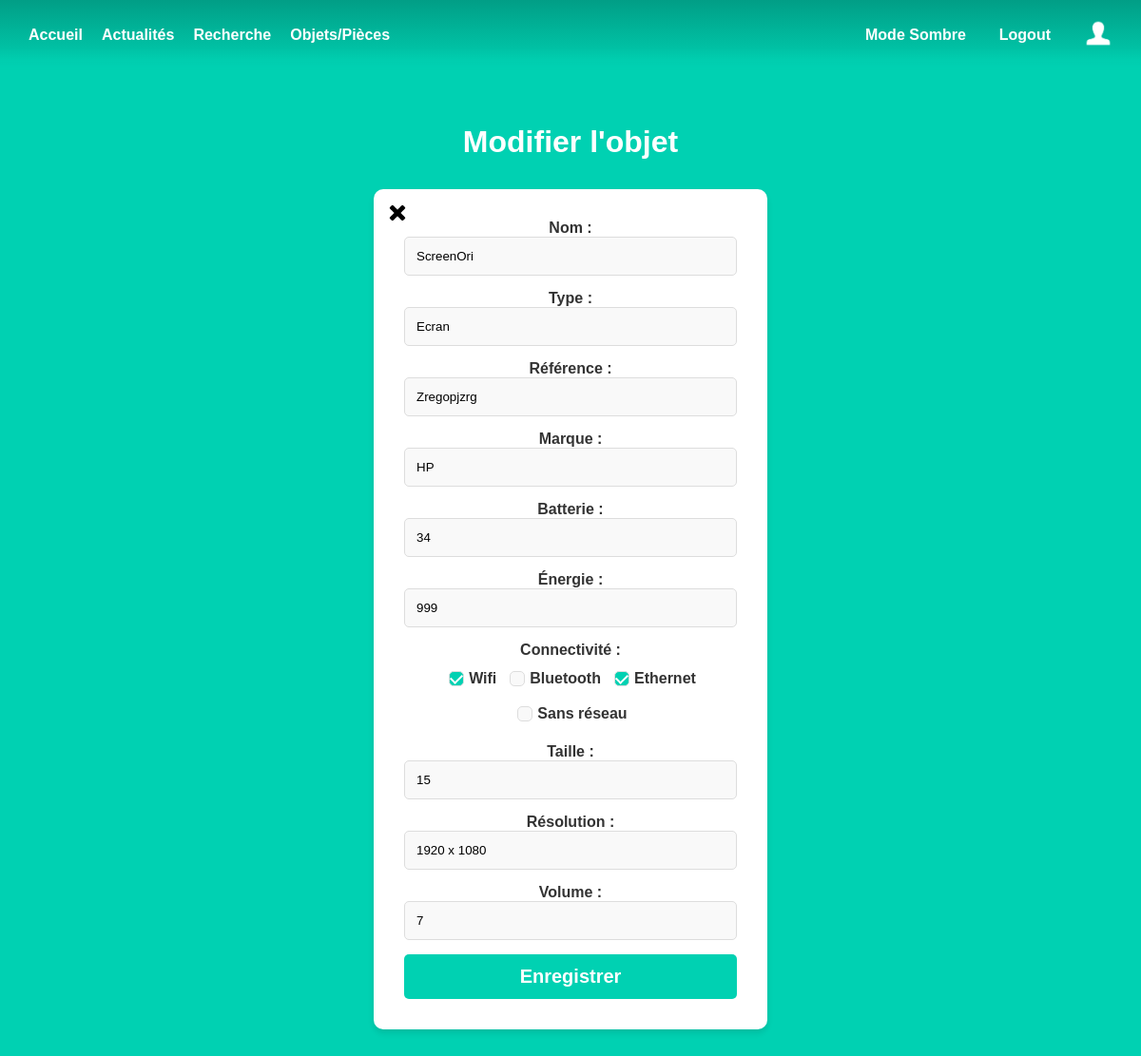
Screenshot of /edit_object/1 (signed in) with the database file from the repository.
### models.py (models this page shows)
class Object(db.Model):
    id = db.Column(db.Integer, primary_key=True)
    nom = db.Column(db.String, unique=True, index=True)
    type = db.Column(db.String, nullable=False)
    reference = db.Column(db.String, unique=True, index=True)
    brand = db.Column(db.String)
    status = db.Column(db.String)
    image = db.Column(db.LargeBinary)
    battery = db.Column(db.Integer)
    energy = db.Column(db.Integer)
    connectivity = db.Column(db.String)
    volume = db.Column(db.Integer)
    luminosity = db.Column(db.Integer)
    size = db.Column(db.Integer)
    resolution = db.Column(db.Integer)
    temp = db.Column(db.Integer)
    room_id = db.Column(db.Integer, db.ForeignKey('room.id'))
    room = db.relationship('Room', backref=db.backref('objects', lazy=True))

### manage_object.py (the view, shortened to what this page needs)
@manage_object.route('/edit_object/<int:obj_id>', methods=['GET', 'POST'])
def edit_object(obj_id):
    object = Object.query.get(obj_id)
    if not object:
        return "Objet non trouvé", 404
    return render_template('edit_profile_object.html', obj=object)

### templates/edit_profile_object.html (shortened to what this page needs)
{% extends "base.html" %}
{% block content %}
<div class="column is-4 is-offset-4">
    <h3 class="title">Modifier l'objet</h3>
    <div class="box">
        <div class="back">
            <a href="{{ url_for('manage_object.profile_object', obj_id=obj.id) }}" class="button">
                <img src="{{ url_for('static', filename='croix.png') }}" alt="Profil"  width="20" height="20">
            </a>
        </div>
        <form method="POST" action='/edit_object/{{obj.id}}'>
            <div class="field">
                <label class="label">Nom :</label>
                <div class="control">
                    <input class="input is-large" type="text" name="nom" autofocus="" value="{{obj.nom}}" required>
                </div>
            </div>
            <div class="field">
                <label class="label">Type :</label>
                <div class="control">
                    <input class="input is-large" type="text" name="type" autofocus="" value="{{obj.type}}" readonly>
                </div>
            </div>
            <div class="field">
                <label class="label">Référence :</label>
                <div class="control">
                    <input class="input is-large" type="text" name="reference" value="{{obj.reference}}" required>
                </div>
            </div>
            <div class="field">
                <label class="label">Marque :</label>
                <div class="control">
                    <input class="input is-large" type="text" name="brand" value="{{obj.brand}}" required>
                </div>
            </div>
            <div class="field">
                <label class="label">Batterie :</label>
                <div class="control">
                    <input class="input is-large" type="number" name="battery" value="{{obj.battery}}" required>
                </div>
            </div>
            <div class="field">
                <label class="label">Énergie :</label>
                <div class="control">
                    <input class="input is-large" type="number" name="energy" value="{{obj.energy}}" required>
                </div>
            </div>
            <div class="field">
                <label class="label">Connectivité :</label>
                <div class="checkbox-box">
                    <label class="checkbox">
                        <input type="checkbox" name="connectivity" value="Wifi" {% if "Wifi" in obj.connectivity %} checked {% endif %}> Wifi
                    </label>
                    <label class="checkbox">
                        <input type="checkbox" name="connectivity" value="Bluetooth" {% if "Bluetooth" in obj.connectivity %} checked {% endif %}> Bluetooth
                    </label>
                    <label class="checkbox">
                        <input type="checkbox" name="connectivity" value="Ethernet" {% if "Ethernet" in obj.connectivity %} checked {% endif %}> Ethernet
                    </label>
                    <label class="checkbox">
                        <input type="checkbox" name="connectivity"  id="no-network" value="Sans réseau" {% if 'Sans réseau' in obj.connectivity %} checked {% endif %}> Sans réseau
                    </label>
                </div>
            </div>
            {% if obj.size is not none %}
                <div class="field">
                    <label class="label">Taille :</label>
                    <div class="control">
                        <input class="input is-large" type="number" name="size" value="{{obj.size}}" required>
                    </div>
                </div>
                <div class="field">
                    <label class="label">Résolution :</label>
                    <div class="control">
                        <input class="input is-large" type="text" name="resolution" value="{{obj.resolution}}" required>
                    </div>
                </div>
            {% endif %}
            {% if obj.volume is not none %}
                <div class="field">
                    <label class="label">Volume :</label>
                    <div class="control">
                        <input class="input is-large" type="number" name="volume" value="{{obj.volume}}" required>
                    </div>
                </div>
            {% endif %}
            <button class="button is-block is-info is-large is-fullwidth">Enregistrer</button>
        </form>
    </div>
</div>
{% endblock %}

### static/styles/base2.css (style rules this page uses)
html, body { height: 100%; margin: 0; padding: 0; font-family: 'Arial', sans-serif; background-color: var(--clair); color: rgb(0, 0, 0); text-align: center; }
:root { --clair: #00d1b2; --moyen: #14c2a8; --fonce: #019e86; --tresfonce: #00a88b; --ecriture: white; --box: white; --titrebox: black; --border: #ddd; --writeinput: #aaa; --itembox: #f9f9f9; --titreitem: #333; --pitem: #666; --ecritureform: black; --titrerequete: #1e293b; --progress : #0fd812; }
.box { width: 350px; background: var(--box); padding: 30px; border-radius: 10px; box-shadow: 0px 4px 6px rgba(0, 0, 0, 0.1); width: 350px; text-align: center; margin-bottom: 30px; }
.input { border-radius: 5px; border: 1px solid var(--border); padding: 12px; width: 100%; margin-bottom: 15px; box-sizing: border-box; }
.input::placeholder { color: var(--writeinput); }
.button.is-info { background-color: var(--clair); color: var(--ecriture); font-weight: bold; border-radius: 5px; border: none; padding: 12px; width: 100%; transition: background 0.3s; font-size: 20px; }
.title { color: var(--ecriture); padding-top: 25px; font-size: 2rem; font-weight: 600; line-height: 1.125 }
.news-item .pp, .user-container img, .box img { border-radius: 50%; }
form input { background-color: var(--itembox); color: var(--ecritureform); }
.box { position: relative; padding: 2rem; }
.back { position: absolute; top: 15px; left: 15px; }
.label { font-weight: bold; }
.checkbox-box { display: flex; flex-wrap: wrap; gap: 10px; justify-content: center; margin-top: 10px; margin-bottom: 15px; }
.checkbox { display: flex; align-items: center; margin-bottom: 5px; cursor: pointer; }
.checkbox input[type="checkbox"] { margin-right: 5px; appearance: none; border: 1px solid var(--border); border-radius: 5px; width: 16px; height: 16px; cursor: pointer; display: inline-block; position: relative; }
.checkbox input[type="checkbox"]:checked { background-color: var(--clair); }
.checkbox input[type="checkbox"]:checked::before { content: ""; position: absolute; top: 50%; left: 50%; width: 6px; height: 10px; border: solid var(--box); border-width: 0 2px 2px 0; transform: translate(-50%, -60%) rotate(45deg); }
label { font-weight: bold; margin-bottom: 0.5rem; color: var(--titreitem); }

### rows the page displays
Object: nom "ScreenOri", type "Ecran", reference "Zregopjzrg", brand "HP", battery "34", energy "999", connectivity "☑", size "15", resolution "1920 x 1080", volume "7"
